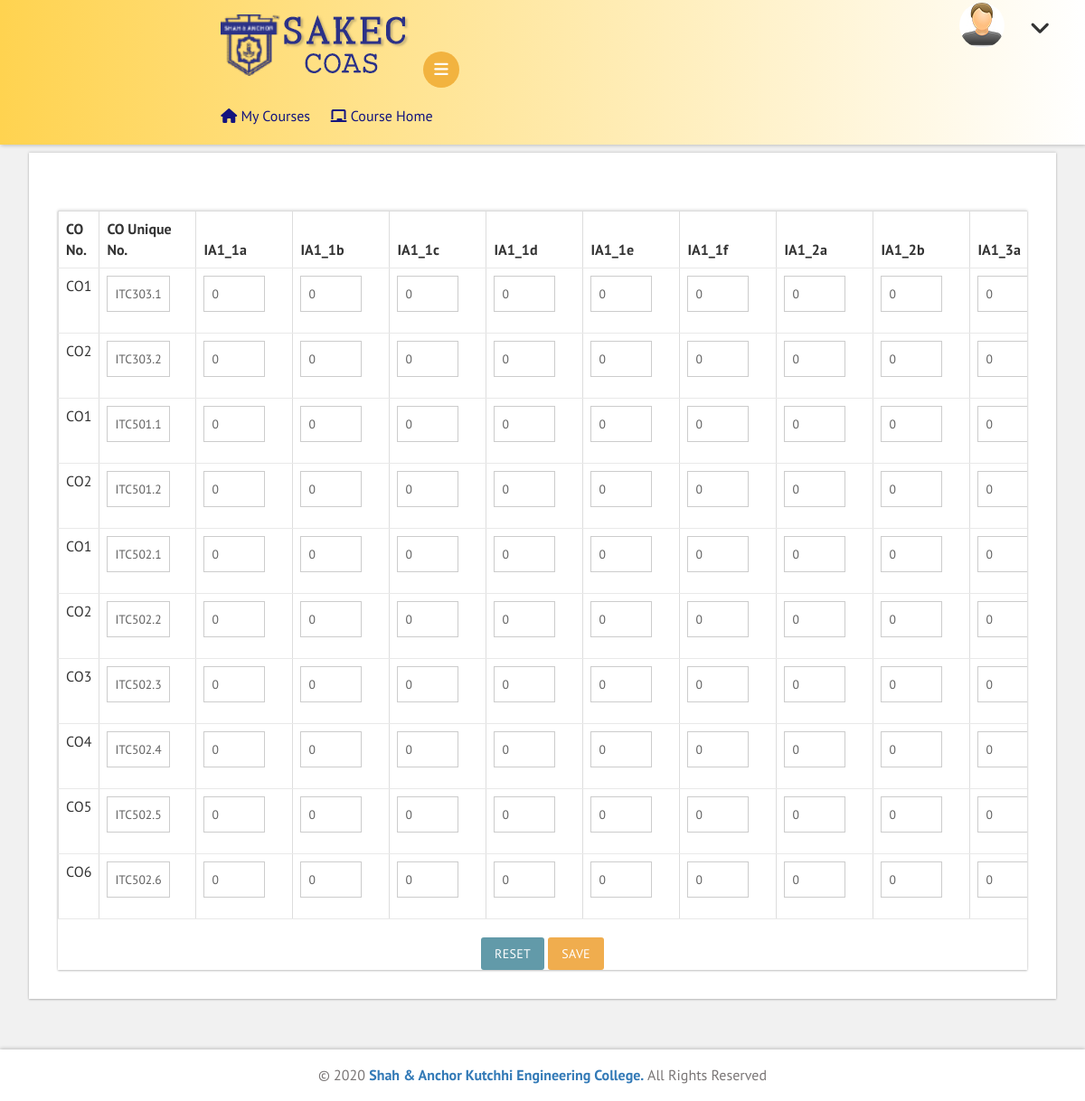
Page /edm/ia_mapping.php on the committed database.
### tables this page shows
CREATE TABLE `co_list` (
  `trans_id` varchar(30) NOT NULL,
  `co_id` varchar(30) NOT NULL,
  `course_id` varchar(15) DEFAULT NULL,
  `co_no` varchar(3) DEFAULT NULL,
  `sem` int(2) DEFAULT NULL,
  `co_stmt` varchar(1000) DEFAULT NULL,
  `bl_level` varchar(3) DEFAULT NULL,
  `weightage` float DEFAULT NULL,
  `syll_module` int(2) DEFAULT NULL,
  `pso` varchar(50) DEFAULT NULL,
  `pi_po` varchar(200) DEFAULT NULL,
  `term` varchar(10) DEFAULT NULL
);

### edm/ia_mapping.php (the view, shortened to what this page needs)
<!DOCTYPE HTML>
<html>
<head>
<link href="css/bootstrap.css" rel='stylesheet' type='text/css' />
<link href="css/style.css" rel='stylesheet' type='text/css' />
<link rel="stylesheet" href="https://cdnjs.cloudflare.com/ajax/libs/font-awesome/4.7.0/css/font-awesome.min.css">
<link href='css/SidebarNav.min.css' media='all' rel='stylesheet' type='text/css'/>
<link href="css/custom.css" rel="stylesheet">
<link rel="stylesheet" href="https://cdnjs.cloudflare.com/ajax/libs/bootstrap-select/1.7.5/css/bootstrap-select.min.css">
</head>
<body id="mainclass" class="cbp-spmenu-push-toright">
	<div class="main-content">
		<?php
		include "theory_course_pages_sidebar.php";
		?>
		<div id="page-wrapper">
		<div class="row">
			<h3 class="title1"><b>CO - Internal Assesment Mapping</b> (<?php echo $_SESSION['course_id']; ?>):</h3>
				<div class="form-three widget-shadow">
				<div class=" panel-body-inputin">
				<form id="co_am_form" onsubmit="return checkTotal()" action="ia_co_save.php" class="form-horizontal" enctype="multipart/form-data" method="POST">
				<div class="table-responsive bs-example widget-shadow" data-example-id="contextual-table">
				<table class="table table-bordered">
				<?php
				include 'login_config.php';
				$course_id=$_SESSION['course_id'];
				$am_nm=array();
				$co_qry="SELECT * FROM `co_list` WHERE `co_id` LIKE '$course_id%'";
				$ia_qry="SELECT `IA1_1a`,`IA1_1b`,	`IA1_1c`,`IA1_1d`,`IA1_1e`,`IA1_1f`,`IA1_2a`,`IA1_2b`,`IA1_3a`,`IA1_3b`,	`IA2_1a`,`IA2_1b`,`IA2_1c`,`IA2_1d`,`IA2_1e`,`IA2_1f`,`IA2_2a`,`IA2_2b`,`IA2_3a`,`IA2_3b` FROM `ia_co` WHERE `course_id`='$course_id'";
				$co_ia_qry="SELECT * FROM `ia_co` WHERE `course_id`='$course_id'";
				$co_ia_result = mysqli_query($conn,$co_ia_qry);
				$co_result = mysqli_query($conn,$co_qry);
				if (mysqli_num_rows($co_result) > 0)
				{
					$ia_result = mysqli_query($conn,$ia_qry);
					$fieldinfo = $ia_result -> fetch_fields();
					foreach ($fieldinfo as $val) {
    						$am_nm[]=$val -> name;
  						}
				}
				?>
				<thead>
				<th>CO No.</th><th>CO Unique No.</th>
				<?php
					for($y=0;$y<sizeof($am_nm);$y++)
					{
						echo "<th>".$am_nm[$y]."</th>";
					}
				?>
				</thead>
				<tbody id="co_am">
				<?php
				$no=1;
				if (mysqli_num_rows($co_ia_result) > 0)
				{
					while($co_am_row = mysqli_fetch_assoc($co_ia_result))
					{
						$sum=0;
						echo "<tr class ='table_row'>";
						echo "<td>CO".$no."</td>";
						echo "<td><div class='form-group'><div class='col-md-10'><div class='input-group'><input type='text' name='co_id[]' class='form-control1' value=".$co_am_row['co_id']." readonly></div></div></div></td>";
						for($y=0;$y<sizeof($am_nm);$y++)
						{
							echo "<td><div class='form-group'><div class='col-md-10'><div class='input-group'><input type='number' name='".$am_nm[$y]."[]' value='".$co_am_row[$am_nm[$y]]."' class='form-control1' value=0 max='100' min='0' onchange='calculateSum(this)' oninput='validity.valid || (value=0);' readonly style='background-color:#dfdfdf;'></div></div></div></td>";
							$sum+=$co_am_row[$am_nm[$y]];
						}
						echo "<td><div class='form-group'><div class='col-md-6'><input type='number' name='total[]' class='form-control1' value='".$sum."' max='100' min='100' readonly style='background-color:#C0C0C0; width:80px;'></div><div class='col-md-6'></div></div></td>";
						echo "</tr>";
					}
				}
				else
				{
					if (mysqli_num_rows($co_result) > 0)
					{
						while($co_row = mysqli_fetch_assoc($co_result))
						{
							echo "<tr class ='table_row'>";
							echo "<td>".$co_row['co_no']."</td>";
							echo "<td><div class='form-group'><div class='col-md-10'><div class='input-group'><input type='text' name='co_id[]' class='form-control1' value=".$co_row['co_id']." readonly></div></div></div></td>";
							for($y=0;$y<sizeof($am_nm);$y++)
							{
								echo "<td><div class='form-group'><div class='col-md-10'><div class='input-group'><input type='number' name='".$am_nm[$y]."[]' class='form-control1' value=0 max='100' min='0' onchange='calculateSum(this)' oninput='validity.valid || (value=0);'></div></div></div></td>";
							}
							echo "</tr>";
						}
					}
				}
				?>
				</tbody></table>
				<center><button type="reset" class="btn btn-default">Reset</button>   <button type="submit" class="btn btn-warning">Save</button></center>
				</form>
				</div>
				</div>
				</div>
		</div>
		</div>
	<div class="footer">
	   <p>&copy; 2020 <a target="_blank" href="http://shahandanchor.com/">Shah & Anchor Kutchhi Engineering College.</a> All Rights Reserved </p>
	</div>
</body>
</html>

### edm/css/custom.css (style rules this page uses)
#page-wrapper { padding:5em 2em 2.5em; background-color: #F1F1F1; }

### rows in the picture
co_list: co_no "CO1", co "ITC303.1"
co_list: co_no "CO2", co "ITC303.2"
co_list: co_no "CO1", co "ITC501.1"
co_list: co_no "CO2", co "ITC501.2"
co_list: co_no "CO1", co "ITC502.1"
co_list: co_no "CO2", co "ITC502.2"
co_list: co_no "CO3", co "ITC502.3"
co_list: co_no "CO4", co "ITC502.4"
co_list: co_no "CO5", co "ITC502.5"
co_list: co_no "CO6", co "ITC502.6"

### other values in the picture
$am_nm[$y] "IA1_1a"
$am_nm[$y] "IA1_1b"
$am_nm[$y] "IA1_1c"
$am_nm[$y] "IA1_1d"
$am_nm[$y] "IA1_1e"
$am_nm[$y] "IA1_1f"
$am_nm[$y] "IA1_2a"
$am_nm[$y] "IA1_2b"
$am_nm[$y] "IA1_3a"
